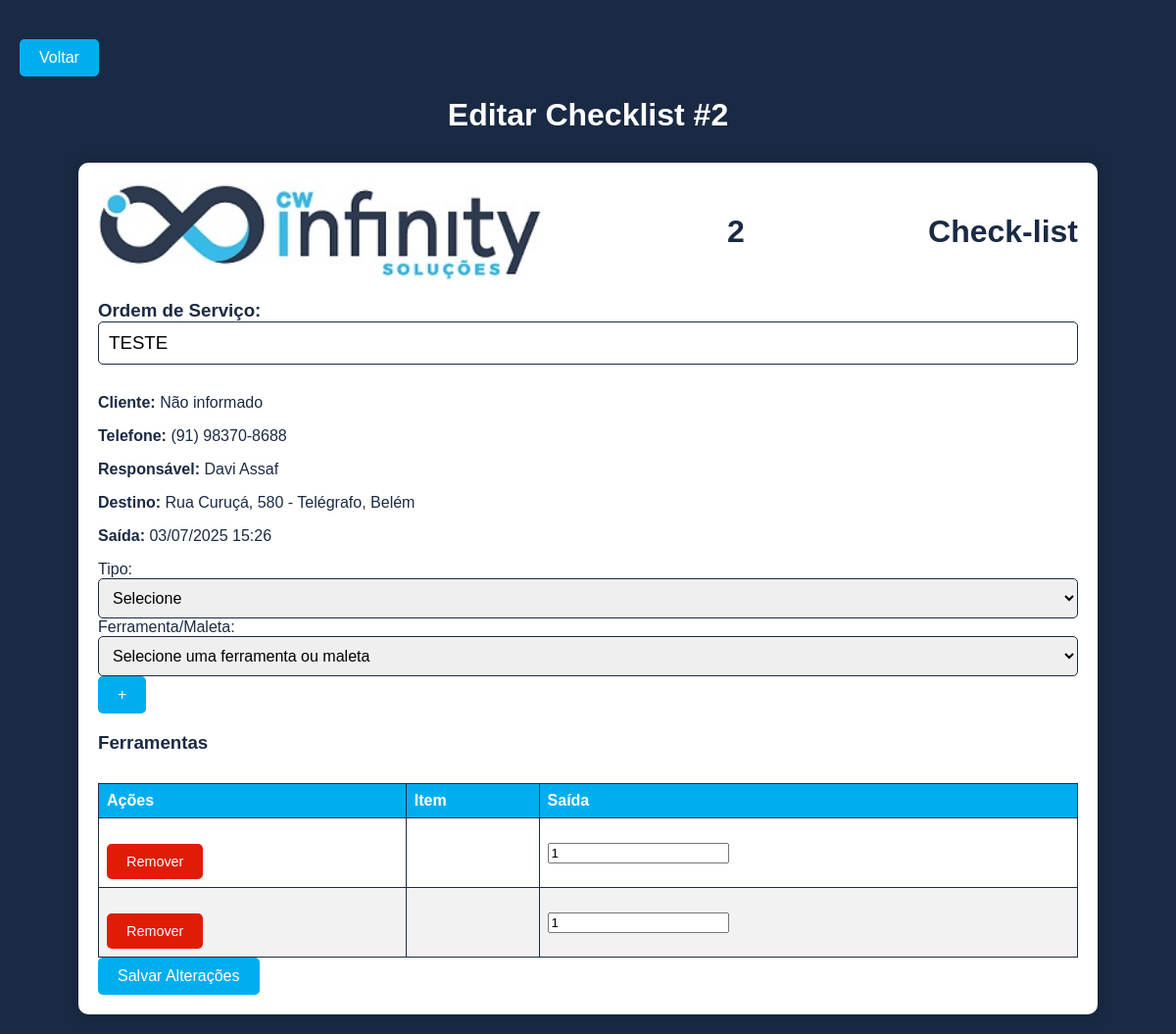
The page /menu/checklist/editar_checklist?id_checklist=2 (signed in) on the database its author committed.
### tables this page shows
CREATE TABLE IF NOT EXISTS `checklist` (
  `id_checklist` int NOT NULL AUTO_INCREMENT,
  `nome_num` varchar(100) DEFAULT NULL,
  `criador` int DEFAULT NULL,
  `responsavel` int DEFAULT NULL,
  `motorista` int DEFAULT NULL,
  `veiculo` int DEFAULT NULL,
  `acompanhantes` text,
  `km_saida` int DEFAULT '0',
  `km_retorno` int DEFAULT NULL,
  `cliente` varchar(75) DEFAULT NULL,
  `contato` varchar(255) DEFAULT NULL,
  `telefone` varchar(20) DEFAULT NULL,
  `destino` varchar(250) DEFAULT NULL,
  `cidade` varchar(250) DEFAULT NULL,
  `saida` datetime DEFAULT CURRENT_TIMESTAMP,
  `retorno` datetime DEFAULT NULL,
  `situacao` varchar(10) DEFAULT '',
  `observacoes` text,
  PRIMARY KEY (`id_checklist`),
  KEY `responsavel` (`responsavel`),
  KEY `motorista` (`motorista`),
  KEY `veiculo` (`veiculo`),
  KEY `cliente` (`cliente`),
  KEY `destino` (`destino`),
  KEY `cidade` (`cidade`)
);

CREATE TABLE IF NOT EXISTS `funcionarios` (
  `id_funcionario` int NOT NULL AUTO_INCREMENT,
  `nome` varchar(100) NOT NULL,
  `telefone` varchar(25) NOT NULL,
  `email` varchar(250) DEFAULT NULL,
  `senha` varchar(255) DEFAULT NULL,
  `administrador` tinyint NOT NULL DEFAULT '0',
  PRIMARY KEY (`id_funcionario`),
  UNIQUE KEY `id` (`id_funcionario`)
);

CREATE TABLE IF NOT EXISTS `caixa_ferramentas` (
  `id` int NOT NULL AUTO_INCREMENT,
  `id_checklist` int NOT NULL,
  `id_ferramenta` int DEFAULT NULL,
  `id_maleta` int DEFAULT NULL,
  `quantidade_levada` float NOT NULL DEFAULT '0',
  `quantidade_devolvida` float NOT NULL DEFAULT '0',
  `retornado` varchar(5) NOT NULL DEFAULT 'NOK',
  PRIMARY KEY (`id`),
  UNIQUE KEY `unique_entry` (`id_checklist`,`id_ferramenta`,`id_maleta`),
  KEY `id_ferramenta` (`id_ferramenta`),
  KEY `id_maleta` (`id_maleta`)
);

### menu/checklist/editar_checklist/index.php (the view, shortened to what this page needs)
<?php
include '../../conn.php';
if (!isset($_GET['id_checklist']) || !($id_checklist = filter_input(INPUT_GET, 'id_checklist', FILTER_VALIDATE_INT)) || $id_checklist <= 0) {
    die("Erro: ID do checklist inválido ou não especificado.");
}
$query_checklist = "SELECT
    c.id_checklist, c.nome_num, c.responsavel, f.nome AS nome_responsavel,
    c.motorista, f2.nome AS nome_motorista, c.veiculo, v.nome AS nome_veiculo,
    v.placa, v.marca, v.km AS km_atual, c.acompanhantes, c.cliente, c.telefone AS telefone_custom, cli.nome_empresa,
    cli.telefone, cli.contato, c.destino, c.cidade,
    c.saida, c.retorno, c.situacao, c.observacoes, c.km_saida, c.km_retorno
FROM checklist c
LEFT JOIN funcionarios f ON c.responsavel = f.id_funcionario
LEFT JOIN funcionarios f2 ON c.motorista = f2.id_funcionario
LEFT JOIN veiculos v ON c.veiculo = v.id_veiculo
LEFT JOIN cliente cli ON c.cliente = cli.id_cliente
LEFT JOIN os_endereco ce ON c.destino = ce.id_endereco
WHERE c.id_checklist = ?";
$stmt_checklist = $conn->prepare($query_checklist);
$stmt_checklist->bind_param("i", $id_checklist);
$stmt_checklist->execute();
$result_checklist = $stmt_checklist->get_result();
$checklist = $result_checklist->fetch_assoc();
if ($checklist['nome_empresa'] === null) {
    $checklist['nome_cliente'] = $checklist['cliente'];
    $checklist['telefone'] = $checklist['telefone_custom'];
}
if (!empty($checklist['destino']) && !empty($checklist['cidade'])) {
    $destino = $checklist['destino'] . ', ' . $checklist['cidade'];
} elseif (!empty($checklist['destino'])) {
    $destino = $checklist['destino'];
} elseif (!empty($checklist['cidade'])) {
    $destino = $checklist['cidade'];
} else {
    $destino = 'Não informado';
}
$query_ferramentas = "SELECT id_ferramenta, nome, quantidade_atual, tipo FROM ferramentas WHERE quantidade_atual > 0";
$stmt_ferramentas = $conn->prepare($query_ferramentas);
$stmt_ferramentas->execute();
$result_ferramentas = $stmt_ferramentas->get_result();
$ferramentas = [];
while ($row_ferramenta = $result_ferramentas->fetch_assoc()) {
    $ferramentas[$row_ferramenta['id_ferramenta']] = $row_ferramenta;
}
$query_maletas = "SELECT id_maleta, nome, situacao FROM maletas WHERE situacao = 'Disponível'";
$stmt_maletas = $conn->prepare($query_maletas);
$stmt_maletas->execute();
$result_maletas = $stmt_maletas->get_result();
$maletas = [];
while ($row_maleta = $result_maletas->fetch_assoc()) {
    $maletas[$row_maleta['id_maleta']] = $row_maleta;
}
$query_itens = "SELECT
    cf.id, cf.id_checklist, cf.id_ferramenta, f.nome AS nome_ferramenta,
    cf.id_maleta, m.nome AS nome_maleta, cf.quantidade_levada, cf.quantidade_devolvida, cf.retornado
FROM caixa_ferramentas cf
LEFT JOIN ferramentas f ON cf.id_ferramenta = f.id_ferramenta
LEFT JOIN maletas m ON cf.id_maleta = m.id_maleta
WHERE cf.id_checklist = ?
AND (
    (cf.id_maleta IS NOT NULL AND cf.id_ferramenta IS NULL)
    OR (cf.id_ferramenta IS NOT NULL AND cf.id_maleta IS NULL)
)";
$stmt_itens = $conn->prepare($query_itens);
$stmt_itens->bind_param("i", $id_checklist);
$stmt_itens->execute();
$result_itens = $stmt_itens->get_result();
?>
<!DOCTYPE html>
<html lang="pt-BR">
<head>
    <link rel="stylesheet" href="style.css">
    <link rel="stylesheet" href="https://cdnjs.cloudflare.com/ajax/libs/font-awesome/6.0.0-beta3/css/all.min.css">
</head>
<body>
    <div class="back-button">
        <a href="..">Voltar</a>
    </div>
    <h1>Editar Checklist #<?php echo htmlspecialchars($id_checklist); ?></h1>
    <div class="container">
        <div class="header">
            <img src="/images/logo_infinity_menu.jpg" alt="Logo" class="logo">
            <h1 style="flex-grow: 1; text-align: center; margin: 0;"><strong><?php echo htmlspecialchars($id_checklist); ?></strong></h1>
            <h1 style="margin: 0;">Check-list</h1>
        </div>
        <form action="salvar_alteracoes.php" method="POST" id="checklistForm">
            <div class="form-header">
                <div class="info">
                    <h3>Ordem de Serviço: <input type="text" name="nome_num" value="<?php echo htmlspecialchars($checklist['nome_num'] ?? 'Não informado'); ?>" required></h3>
                    <p><strong>Cliente:</strong> <?php echo htmlspecialchars($checklist['nome_empresa'] ?? 'Não informado'); ?></p>
                    <p><strong>Telefone:</strong> <?php echo htmlspecialchars($checklist['telefone'] ?? 'Não informado'); ?></p>
                </div>
                <div class="info">
                    <p><strong>Responsável:</strong> <?php echo htmlspecialchars($checklist['nome_responsavel'] ?? 'Não informado'); ?></p>
                    <p><strong>Destino:</strong> <?php echo htmlspecialchars($destino); ?></p>
                    <p><strong>Saída:</strong> <?php echo htmlspecialchars($checklist['saida'] ? date('d/m/Y H:i', strtotime($checklist['saida'])) : 'Não informado'); ?></p>
                </div>
                <div class="input-group">
                    <label for="tipo">Tipo:</label>
                    <select name="tipo" id="tipo">
                        <option value="">Selecione</option>
                    </select>
                    <label for="itens">Ferramenta/Maleta:</label>
                    <select name="itens" id="itens">
                        <option value="" selected>Selecione uma ferramenta ou maleta</option>
                    </select>
                    <button type="button" id="addItem" class="button-inline" aria-label="Adicionar item">+</button>
                </div>
            </div>
            <div class="ferramentas">
                <h3>Ferramentas</h3>
                <table class="table-style" id="itens_lista">
                    <thead>
                        <tr>
                            <th>Ações</th>
                            <th>Item</th>
                            <th>Saída</th>
                        </tr>
                    </thead>
                    <tbody>
                        <?php while ($item = $result_itens->fetch_assoc()): ?>
                            <tr data-id="<?php echo htmlspecialchars($item['id']); ?>">
                                <td>
                                    <button type="button" class="delete-button btn-danger btn-sm remove-item" aria-label="Remover item">Remover</button>
                                </td>
                                <td>
                                </td>
                                <td>
                                    <div class="input-table">
                                        <input type="number" name="quantidades[]" min="0" value="<?php echo htmlspecialchars($item['quantidade_levada'] ?? 0); ?>" required
                                            data-max="<?php echo htmlspecialchars($item['id_maleta'] ? ($maletas[$item['id_maleta']]['quantidade'] ?? 1) : ($ferramentas[$item['id_ferramenta']]['quantidade_atual'] ?? 0)); ?>">
                                    </div>
                                </td>
                            </tr>
                        <?php endwhile; ?>
                    </tbody>
                </table>
            </div>
            <div class="button-container">
                <button type="submit" id="saveChecklist" class="btn">Salvar Alterações</button>
            </div>
        </form>
    </div>
</body>
</html>

### menu/checklist/style.css (style rules this page uses)
.header { display: flex; align-items: center; justify-content: space-between; margin-bottom: 20px; }
.header .logo { height: 100px; }

### menu/styles.css (style rules this page uses)
body { background-color: var(--primary-color); font-family: var(--font-family); color: var(--secondary-color); margin: 0; padding: 20px; font-family: Arial, Helvetica, sans-serif; }
h1 { text-align: center; }
h1, h2, h3 { margin-bottom: 30px; }
button { background-color: var(--accent-color); color: var(--secondary-color); border: none; padding: 10px 20px; border-radius: var(--border-radius); cursor: pointer; font-size: 1em; transition: background-color 0.3s ease; }
.back-button { margin: 20px; }
.back-button a { background-color: var(--accent-color); color: var(--secondary-color); text-decoration: none; transition: background-color 0.2s, color 0.2s; font-weight: 500; font-size: 1rem; display: inline-block; padding: 10px 20px; border-radius: var(--border-radius); }
.back-button { margin: 20px 0; text-align: left; }
.container, .container-box { background-color: var(--secondary-color); color: var(--primary-color); padding: 20px; border-radius: var(--container-radius); box-shadow: var(--shadow); width: 90%; max-width: 1000px; margin: 0 auto; }
.table-style, table { width: 100%; border-collapse: collapse; background-color: var(--secondary-color); color: var(--primary-color); }
.table-style th, table th { background-color: var(--accent-color); color: var(--secondary-color); border: 1px solid var(--primary-color); padding: 8px; text-align: left; }
.table-style td { border: 1px solid var(--primary-color); padding: 8px; overflow-wrap: break-word; font-size: 0.9em; }
.table-style tr:nth-child(even), table tr:nth-child(even) { background-color: var(--neutral-color); }
input[type="text"], input[type="tel"], input[type="email"], select, textarea { width: 100%; padding: 10px; border: 1px solid var(--primary-color); border-radius: var(--border-radius); box-sizing: border-box; font-size: 1em; }
.delete-button { background-color: #e01c06; color: white; margin-top: 18px; border: none; padding: 10px 20px; border-radius: var(--border-radius); cursor: pointer; font-size: 1em; transition: background-color 0.3s ease; }

### menu/config.css (style rules this page uses)
:root { --primary-color: #1A2A44; --secondary-color: #FFFFFF; --accent-color: #00AEEF; --accent-hover-color: #008FCC; --neutral-color: #F2F2F2; --font-family: Arial, sans-serif; --border-radius: 5px; --container-radius: 10px; --shadow: 0 0 15px rgba(0, 0, 0, 0.2); }

### rows shown on the page
checklist: nome_num "TESTE", telefone "(91) 98370-8688", funcionarios.nome "Davi Assaf", destino "Rua Curuçá, 580 - Telégrafo, Belém", saida "03/07/2025 15:26"
caixa_ferramentas: quantidade_levada "1"
caixa_ferramentas: quantidade_levada "1"

### other values the page prints
$id_checklist "2"
$checklist['nome_empresa'] "Não informado"
